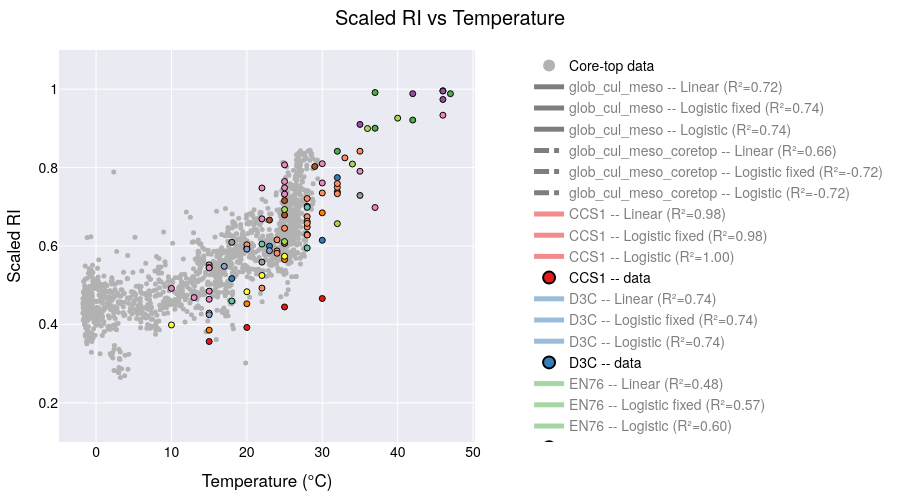

The code cell stored with this chart in its notebook:
### Code cell
def logistic_fixed_upper(x, x0, k, b):
    return (1-b) / (1 + np.exp(-k * (x - x0))) + b

def logistic(x, x0, k, L, b):
    return L / (1 + np.exp(-k * (x - x0))) + b

# ─── prepare sample points ────────────────────────────────────────────────────
xx = np.linspace(-4, 50, 200)

# ─── filter & group your data ──────────────────────────────────────────────────
plot_data = culture_meso_df[culture_meso_df['Temperature'] < 50]
min_count = 2
groups = [g for g, df in plot_data.groupby('Strains_edited') if len(df) >= min_count]

# ─── build the figure with one trace per strain per model ─────────────────────
fig = go.Figure()

fig.add_trace(go.Scatter(
    x=coretop_da['t_sf2tc_avg'],
    y=coretop_da['scaledRI_median'],
    mode='markers',
    marker=dict(color='rgba(178,178,178,1.000)', size=5),
    name='Core-top data',
    showlegend=True   # you can allow toggling it via legend if you like
))
core_idx = 0  # index of this core-top trace

# ─── add global fits ────────────────────────────────────────────────
X_all = plot_data['Temperature'].values.reshape(-1,1)
y_all = plot_data['scaledRI'].values

# -- Linear fit --
ols_all = LinearRegression().fit(X_all, y_all)
y_lin_all = ols_all.predict(xx.reshape(-1,1))


# -- Logistic fixed upper --
p0f = [25, 0.1, 0.1]
bf = (0, [50,1,1])
popt_f_all, _ = curve_fit(logistic_fixed_upper, plot_data['Temperature'], plot_data['scaledRI'], p0=p0f, bounds=bf)
y_logif_all = logistic_fixed_upper(xx, *popt_f_all)
r2_logif_all = 1 - np.var(plot_data['scaledRI'] - logistic_fixed_upper(plot_data['Temperature'], *popt_f_all)) / np.var(plot_data['scaledRI'])

# -- Full logistic --
p0_all = [25,0.1,0.1,0.1]
bnd_all = (0, [50,1,1,1])
popt_all, _ = curve_fit(logistic, plot_data['Temperature'], plot_data['scaledRI'], p0=p0_all, bounds=bnd_all)
y_logi_all = logistic(xx, *popt_all)
r2_logi_all = 1 - np.var(plot_data['scaledRI'] - logistic(plot_data['Temperature'], *popt_all)) / np.var(plot_data['scaledRI'])

## add global fits to figure
for model, y, r2 in [
    ("Linear", y_lin_all, ols_all.score(X_all, y_all)),
    ("Logistic fixed", y_logif_all, r2_logif_all),
    ("Logistic", y_logi_all, r2_logi_all)
]:
    fig.add_trace(go.Scatter(
        x=xx, y=y,
        mode='lines',
        name=f"glob_cul_meso -- {model} (R²={r2:.2f})",
        visible=True
    ))

### add X_all and y_all with coretop data and fit the glob_cul_meso_coretop
X_all_full = np.concatenate((coretop_da['t_sf2tc_avg'].values.reshape(-1,1), plot_data['Temperature'].values.reshape(-1,1)))
y_all_full = np.concatenate((coretop_da['scaledRI_median'].values, plot_data['scaledRI'].values))

# -- Linear fit --
ols_all_full = LinearRegression().fit(X_all_full, y_all_full)
y_lin_all_full = ols_all_full.predict(xx.reshape(-1,1))
# -- Logistic fixed upper --
p0f_full = [25, 0.1, 0.1]
bf_full = (0, [50,1,1])
popt_f_all_full, _ = curve_fit(logistic_fixed_upper, np.squeeze(X_all_full), y_all_full, p0=p0f_full, bounds=bf_full)
y_logif_all_full = logistic_fixed_upper(xx, *popt_f_all_full)
r2_logif_all_full = 1 - np.var(y_all_full - logistic_fixed_upper(X_all_full, *popt_f_all_full)) / np.var(y_all_full)
# -- Full logistic --
p0_all_full = [25,0.1,0.1,0.1]
bnd_all_full = (0, [50,1,1,1])
popt_all_full, _ = curve_fit(logistic, np.squeeze(X_all_full), y_all_full, p0=p0_all_full, bounds=bnd_all_full)
y_logi_all_full = logistic(xx, *popt_all_full)
r2_logi_all_full = 1 - np.var(y_all_full - logistic(X_all_full, *popt_all_full)) / np.var(y_all_full)
## add global fits to figure
for model, y, r2 in [
    ("Linear", y_lin_all_full, ols_all_full.score(X_all_full, y_all_full)),
    ("Logistic fixed", y_logif_all_full, r2_logif_all_full),
    ("Logistic", y_logi_all_full, r2_logi_all_full)
]:
    fig.add_trace(go.Scatter(
        x=xx, y=y,
        mode='lines',
        name=f"glob_cul_meso_coretop -- {model} (R²={r2:.2f})",
        visible=True
    ))
    
# ─── add all your strain traces ───────────────────────────
for strain in groups:
    df = plot_data[plot_data['Strains_edited'] == strain]
    X = df['Temperature'].values.reshape(-1,1)
    y = df['scaledRI'].values
    
    # -- Linear fit --
    ols = LinearRegression().fit(X, y)
    y_lin = ols.predict(xx.reshape(-1,1))
    fig.add_trace(go.Scatter(
        x=xx, y=y_lin, 
        mode='lines',
        name=f"{strain} -- Linear (R²={ols.score(X,y):.2f})",
        visible=(strain == groups[0])  # only first strain visible initially
    ))
    
    # -- Logistic fixed upper --
    p0f = [25, 0.1, 0.1]
    bf = (0, [50,1,1])
    popt_f, _ = curve_fit(logistic_fixed_upper, df['Temperature'], df['scaledRI'], p0=p0f, bounds=bf)
    y_logf = logistic_fixed_upper(xx, *popt_f)
    r2_f = 1 - np.var(df['scaledRI'] - logistic_fixed_upper(df['Temperature'], *popt_f)) / np.var(df['scaledRI'])
    fig.add_trace(go.Scatter(
        x=xx, y=y_logf,
        mode='lines',
        name=f"{strain} -- Logistic fixed (R²={r2_f:.2f})",
        visible=False
    ))
    
    # -- Full logistic --
    p0 = [25,0.1,0.1,0.1]
    bnd = (0, [50,1,1,1])
    popt, _ = curve_fit(logistic, df['Temperature'], df['scaledRI'], p0=p0, bounds=bnd)
    y_log = logistic(xx, *popt)
    r2 = 1 - np.var(df['scaledRI'] - logistic(df['Temperature'], *popt)) / np.var(df['scaledRI'])
    fig.add_trace(go.Scatter(
        x=xx, y=y_log,
        mode='lines',
        name=f"{strain} -- Logistic (R²={r2:.2f})",
        visible=False
    ))
    
    # -- Always-on scatter of raw data --
    fig.add_trace(go.Scatter(
        x=df['Temperature'], y=df['scaledRI'],
        mode='markers',
        marker=dict(size=6, line=dict(width=1, color='black')),
        name=f"{strain} -- data",
        visible=True
    ))
# build a mapping strain → color
palette1 = px.colors.qualitative.Set1
palette2 = px.colors.qualitative.Set2

# make one long list
all_colors = palette1 + palette2

# then map strains in order
strain_colors = {
    strain: all_colors[i % len(all_colors)]
    for i, strain in enumerate(groups)
}

# now loop through all traces
for trace in fig.data:
    # The “cultures + mesocosm only” global fit
    if trace.name.startswith("glob_cul_meso --"):
        trace.update(line=dict(
            color="black",   # pick any CSS name or hex code
            dash="solid",        # “solid”, “dash”, “dot”, “dashdot”, etc
            width=4              # thicker line
        ))

    # The “cultures + mesocosm + coretop” global fit
    elif trace.name.startswith("glob_cul_meso_coretop --"):
        trace.update(line=dict(
            color="black",
            dash="dashdot",
            width=3
        ))
        
    # skip the core-top (and any other truly global or background traces)
    elif trace.name == "Core-top data":
        continue

    # split off the strain name (everything before the “ – ”)
    strain = trace.name.split(" -- ")[0]

    # pick a color: if it’s one of our strains, use its palette color;
    # otherwise (e.g. “Global”) fall back to black or whatever you like
    col = strain_colors.get(strain, "black")

    # apply to both marker & line
    trace.update(
        marker=dict(color=col),
        line=dict(color=col)
    )



# Hide all line traces (fits) by default, leave markers visible
for trace in fig.data:
    if "lines" in trace.mode:
        trace.visible = "legendonly"
    else:
        trace.visible = True

# # Make “raw data” the initial visibility state:
# for tr in fig.data:
#     if tr.name == "Core-top data" or tr.name.endswith("-- data"):
#         tr.visible = True
#     else:
#         tr.visible = False
        


# reposition the model‐dropdown as a vertical nav bar on the left
fig.update_layout(

    autosize=False,     # turn off responsive “fill the container”
    width=900,          # fixed pixel width
    height=500,         # fixed pixel height
    margin=dict(l=40, r=40, t=50, b=40),

    title="Scaled RI vs Temperature",
    xaxis_title="Temperature (°C)",
    yaxis_title="Scaled RI",
    
    yaxis=dict(
        range=[0.1, 1.1],
        autorange=False    # turn off auto‐scaling
    ),

    # put the legend also on the left, so users can click each strain on/off
    legend=dict(
        traceorder="normal",
        orientation="v",
        x=1.13,      # just inside the left margin
        y=0.5,
        xanchor="left",
        yanchor="middle",
        itemsizing="constant"
    ),
    template='seaborn',
    font=dict(
        family="TeX Gyre Heros",
        size=14,
        color="black"
    ),
    
)

# lock X/Y so the units match (remove if you don’t want a 1:1 scale)
fig.update_xaxes(constrain='domain')            # keep the X‐axis from expanding

# set a default
# fig.update_layout(template="plotly_white")

fig.show()

# in your Python script / notebook:
fig.write_html(
  os.path.join(local_github_path, 'html_figures', 'scaledRI_vs_Temperature.html'),
  include_plotlyjs="cdn",   # pull Plotly.js from the CDN
  full_html=False           # only the <div>+<script>—no <html>/<body> wrapper
)

### Figure 1 — Plotly figure (JSON) as saved in the notebook; plotly's stock layout.template omitted (floating-point values rounded to 4 significant figures; data arrays with more than 128 entries replaced by an {"elided": "..."} marker saying what was removed)
{"data": [{"marker": {"color": "rgba(178,178,178,1.000)", "size": 5}, "mode": "markers", "name": "Core-top data", "showlegend": true, "type": "scatter", "visible": true, "x": {"elided": "1479 float values"}, "y": {"elided": "1479 float values"}}, {"line": {"color": "black", "dash": "solid", "width": 4}, "marker": {"color": "black"}, "mode": "lines", "name": "glob_cul_meso -- Linear (R²=0.72)", "type": "scatter", "visible": "legendonly", "x": {"elided": "200 float values"}, "y": {"elided": "200 float values"}}, {"line": {"color": "black", "dash": "solid", "width": 4}, "marker": {"color": "black"}, "mode": "lines", "name": "glob_cul_meso -- Logistic fixed (R²=0.74)", "type": "scatter", "visible": "legendonly", "x": {"elided": "200 float values"}, "y": {"elided": "200 float values"}}, {"line": {"color": "black", "dash": "solid", "width": 4}, "marker": {"color": "black"}, "mode": "lines", "name": "glob_cul_meso -- Logistic (R²=0.74)", "type": "scatter", "visible": "legendonly", "x": {"elided": "200 float values"}, "y": {"elided": "200 float values"}}, {"line": {"color": "black", "dash": "dashdot", "width": 3}, "marker": {"color": "black"}, "mode": "lines", "name": "glob_cul_meso_coretop -- Linear (R²=0.66)", "type": "scatter", "visible": "legendonly", "x": {"elided": "200 float values"}, "y": {"elided": "200 float values"}}, {"line": {"color": "black", "dash": "dashdot", "width": 3}, "marker": {"color": "black"}, "mode": "lines", "name": "glob_cul_meso_coretop -- Logistic fixed (R²=-0.72)", "type": "scatter", "visible": "legendonly", "x": {"elided": "200 float values"}, "y": {"elided": "200 float values"}}, {"line": {"color": "black", "dash": "dashdot", "width": 3}, "marker": {"color": "black"}, "mode": "lines", "name": "glob_cul_meso_coretop -- Logistic (R²=-0.72)", "type": "scatter", "visible": "legendonly", "x": {"elided": "200 float values"}, "y": {"elided": "200 float values"}}, {"line": {"color": "rgb(228,26,28)"}, "marker": {"color": "rgb(228,26,28)"}, "mode": "lines", "name": "CCS1 -- Linear (R²=0.98)", "type": "scatter", "visible": "legendonly", "x": {"elided": "200 float values"}, "y": {"elided": "200 float values"}}, {"line": {"color": "rgb(228,26,28)"}, "marker": {"color": "rgb(228,26,28)"}, "mode": "lines", "name": "CCS1 -- Logistic fixed (R²=0.98)", "type": "scatter", "visible": "legendonly", "x": {"elided": "200 float values"}, "y": {"elided": "200 float values"}}, {"line": {"color": "rgb(228,26,28)"}, "marker": {"color": "rgb(228,26,28)"}, "mode": "lines", "name": "CCS1 -- Logistic (R²=1.00)", "type": "scatter", "visible": "legendonly", "x": {"elided": "200 float values"}, "y": {"elided": "200 float values"}}, {"line": {"color": "rgb(228,26,28)"}, "marker": {"color": "rgb(228,26,28)", "line": {"color": "black", "width": 1}, "size": 6}, "mode": "markers", "name": "CCS1 -- data", "type": "scatter", "visible": true, "x": [15, 20, 25, 30], "y": [0.3564, 0.3923, 0.4445, 0.4661]}, {"line": {"color": "rgb(55,126,184)"}, "marker": {"color": "rgb(55,126,184)"}, "mode": "lines", "name": "D3C -- Linear (R²=0.74)", "type": "scatter", "visible": "legendonly", "x": {"elided": "200 float values"}, "y": {"elided": "200 float values"}}, {"line": {"color": "rgb(55,126,184)"}, "marker": {"color": "rgb(55,126,184)"}, "mode": "lines", "name": "D3C -- Logistic fixed (R²=0.74)", "type": "scatter", "visible": "legendonly", "x": {"elided": "200 float values"}, "y": {"elided": "200 float values"}}, {"line": {"color": "rgb(55,126,184)"}, "marker": {"color": "rgb(55,126,184)"}, "mode": "lines", "name": "D3C -- Logistic (R²=0.74)", "type": "scatter", "visible": "legendonly", "x": {"elided": "200 float values"}, "y": {"elided": "200 float values"}}, {"line": {"color": "rgb(55,126,184)"}, "marker": {"color": "rgb(55,126,184)", "line": {"color": "black", "width": 1}, "size": 6}, "mode": "markers", "name": "D3C -- data", "type": "scatter", "visible": true, "x": [30, 18, 23, 28, 32], "y": [0.6146, 0.517, 0.5995, 0.7015, 0.7745]}, {"line": {"color": "rgb(77,175,74)"}, "marker": {"color": "rgb(77,175,74)"}, "mode": "lines", "name": "EN76 -- Linear (R²=0.48)", "type": "scatter", "visible": "legendonly", "x": {"elided": "200 float values"}, "y": {"elided": "200 float values"}}, {"line": {"color": "rgb(77,175,74)"}, "marker": {"color": "rgb(77,175,74)"}, "mode": "lines", "name": "EN76 -- Logistic fixed (R²=0.57)", "type": "scatter", "visible": "legendonly", "x": {"elided": "200 float values"}, "y": {"elided": "200 float values"}}, {"line": {"color": "rgb(77,175,74)"}, "marker": {"color": "rgb(77,175,74)"}, "mode": "lines", "name": "EN76 -- Logistic (R²=0.60)", "type": "scatter", "visible": "legendonly", "x": {"elided": "200 float values"}, "y": {"elided": "200 float values"}}, {"line": {"color": "rgb(77,175,74)"}, "marker": {"color": "rgb(77,175,74)", "line": {"color": "black", "width": 1}, "size": 6}, "mode": "markers", "name": "EN76 -- data", "type": "scatter", "visible": true, "x": [37, 32, 37, 42, 47], "y": [0.9915, 0.8416, 0.9005, 0.9212, 0.9886]}, {"line": {"color": "rgb(152,78,163)"}, "marker": {"color": "rgb(152,78,163)"}, "mode": "lines", "name": "Ga9.2 -- Linear (R²=0.81)", "type": "scatter", "visible": "legendonly", "x": {"elided": "200 float values"}, "y": {"elided": "200 float values"}}, {"line": {"color": "rgb(152,78,163)"}, "marker": {"color": "rgb(152,78,163)"}, "mode": "lines", "name": "Ga9.2 -- Logistic fixed (R²=0.92)", "type": "scatter", "visible": "legendonly", "x": {"elided": "200 float values"}, "y": {"elided": "200 float values"}}, {"line": {"color": "rgb(152,78,163)"}, "marker": {"color": "rgb(152,78,163)"}, "mode": "lines", "name": "Ga9.2 -- Logistic (R²=0.94)", "type": "scatter", "visible": "legendonly", "x": {"elided": "200 float values"}, "y": {"elided": "200 float values"}}, {"line": {"color": "rgb(152,78,163)"}, "marker": {"color": "rgb(152,78,163)", "line": {"color": "black", "width": 1}, "size": 6}, "mode": "markers", "name": "Ga9.2 -- data", "type": "scatter", "visible": true, "x": [35, 46, 46, 42, 46], "y": [0.9102, 0.9737, 0.996, 0.9885, 0.9952]}, {"line": {"color": "rgb(255,127,0)"}, "marker": {"color": "rgb(255,127,0)"}, "mode": "lines", "name": "HCA1 -- Linear (R²=0.99)", "type": "scatter", "visible": "legendonly", "x": {"elided": "200 float values"}, "y": {"elided": "200 float values"}}, {"line": {"color": "rgb(255,127,0)"}, "marker": {"color": "rgb(255,127,0)"}, "mode": "lines", "name": "HCA1 -- Logistic fixed (R²=1.00)", "type": "scatter", "visible": "legendonly", "x": {"elided": "200 float values"}, "y": {"elided": "200 float values"}}, {"line": {"color": "rgb(255,127,0)"}, "marker": {"color": "rgb(255,127,0)"}, "mode": "lines", "name": "HCA1 -- Logistic (R²=1.00)", "type": "scatter", "visible": "legendonly", "x": {"elided": "200 float values"}, "y": {"elided": "200 float values"}}, {"line": {"color": "rgb(255,127,0)"}, "marker": {"color": "rgb(255,127,0)", "line": {"color": "black", "width": 1}, "size": 6}, "mode": "markers", "name": "HCA1 -- data", "type": "scatter", "visible": true, "x": [15, 20, 25, 30], "y": [0.3853, 0.4526, 0.5653, 0.6846]}, {"line": {"color": "rgb(255,255,51)"}, "marker": {"color": "rgb(255,255,51)"}, "mode": "lines", "name": "HCE1 -- Linear (R²=0.95)", "type": "scatter", "visible": "legendonly", "x": {"elided": "200 float values"}, "y": {"elided": "200 float values"}}, {"line": {"color": "rgb(255,255,51)"}, "marker": {"color": "rgb(255,255,51)"}, "mode": "lines", "name": "HCE1 -- Logistic fixed (R²=1.00)", "type": "scatter", "visible": "legendonly", "x": {"elided": "200 float values"}, "y": {"elided": "200 float values"}}, {"line": {"color": "rgb(255,255,51)"}, "marker": {"color": "rgb(255,255,51)"}, "mode": "lines", "name": "HCE1 -- Logistic (R²=1.00)", "type": "scatter", "visible": "legendonly", "x": {"elided": "200 float values"}, "y": {"elided": "200 float values"}}, {"line": {"color": "rgb(255,255,51)"}, "marker": {"color": "rgb(255,255,51)", "line": {"color": "black", "width": 1}, "size": 6}, "mode": "markers", "name": "HCE1 -- data", "type": "scatter", "visible": true, "x": [10, 15, 20, 22, 25], "y": [0.3986, 0.4287, 0.4833, 0.5249, 0.5738]}, {"line": {"color": "rgb(166,86,40)"}, "marker": {"color": "rgb(166,86,40)"}, "mode": "lines", "name": "MY1T -- Linear (R²=0.59)", "type": "scatter", "visible": "legendonly", "x": {"elided": "200 float values"}, "y": {"elided": "200 float values"}}, {"line": {"color": "rgb(166,86,40)"}, "marker": {"color": "rgb(166,86,40)"}, "mode": "lines", "name": "MY1T -- Logistic fixed (R²=0.61)", "type": "scatter", "visible": "legendonly", "x": {"elided": "200 float values"}, "y": {"elided": "200 float values"}}, {"line": {"color": "rgb(166,86,40)"}, "marker": {"color": "rgb(166,86,40)"}, "mode": "lines", "name": "MY1T -- Logistic (R²=0.67)", "type": "scatter", "visible": "legendonly", "x": {"elided": "200 float values"}, "y": {"elided": "200 float values"}}, {"line": {"color": "rgb(166,86,40)"}, "marker": {"color": "rgb(166,86,40)", "line": {"color": "black", "width": 1}, "size": 6}, "mode": "markers", "name": "MY1T -- data", "type": "scatter", "visible": true, "x": [25, 25, 20, 23, 25, 29, 32], "y": [0.6068, 0.6791, 0.5948, 0.6661, 0.7158, 0.8028, 0.7381]}, {"line": {"color": "rgb(247,129,191)"}, "marker": {"color": "rgb(247,129,191)"}, "mode": "lines", "name": "N4 -- Linear (R²=1.00)", "type": "scatter", "visible": "legendonly", "x": {"elided": "200 float values"}, "y": {"elided": "200 float values"}}, {"line": {"color": "rgb(247,129,191)"}, "marker": {"color": "rgb(247,129,191)"}, "mode": "lines", "name": "N4 -- Logistic fixed (R²=1.00)", "type": "scatter", "visible": "legendonly", "x": {"elided": "200 float values"}, "y": {"elided": "200 float values"}}, {"line": {"color": "rgb(247,129,191)"}, "marker": {"color": "rgb(247,129,191)"}, "mode": "lines", "name": "N4 -- Logistic (R²=1.00)", "type": "scatter", "visible": "legendonly", "x": {"elided": "200 float values"}, "y": {"elided": "200 float values"}}, {"line": {"color": "rgb(247,129,191)"}, "marker": {"color": "rgb(247,129,191)", "line": {"color": "black", "width": 1}, "size": 6}, "mode": "markers", "name": "N4 -- data", "type": "scatter", "visible": true, "x": [37, 46], "y": [0.6981, 0.9337]}, {"line": {"color": "rgb(153,153,153)"}, "marker": {"color": "rgb(153,153,153)"}, "mode": "lines", "name": "NAOA2 -- Linear (R²=0.69)", "type": "scatter", "visible": "legendonly", "x": {"elided": "200 float values"}, "y": {"elided": "200 float values"}}, {"line": {"color": "rgb(153,153,153)"}, "marker": {"color": "rgb(153,153,153)"}, "mode": "lines", "name": "NAOA2 -- Logistic fixed (R²=0.88)", "type": "scatter", "visible": "legendonly", "x": {"elided": "200 float values"}, "y": {"elided": "200 float values"}}, {"line": {"color": "rgb(153,153,153)"}, "marker": {"color": "rgb(153,153,153)"}, "mode": "lines", "name": "NAOA2 -- Logistic (R²=0.92)", "type": "scatter", "visible": "legendonly", "x": {"elided": "200 float values"}, "y": {"elided": "200 float values"}}, {"line": {"color": "rgb(153,153,153)"}, "marker": {"color": "rgb(153,153,153)", "line": {"color": "black", "width": 1}, "size": 6}, "mode": "markers", "name": "NAOA2 -- data", "type": "scatter", "visible": true, "x": [18, 22, 28, 35, 28], "y": [0.6094, 0.5589, 0.6294, 0.7289, 0.6288]}, {"line": {"color": "rgb(102,194,165)"}, "marker": {"color": "rgb(102,194,165)"}, "mode": "lines", "name": "NAOA6 -- Linear (R²=0.70)", "type": "scatter", "visible": "legendonly", "x": {"elided": "200 float values"}, "y": {"elided": "200 float values"}}, {"line": {"color": "rgb(102,194,165)"}, "marker": {"color": "rgb(102,194,165)"}, "mode": "lines", "name": "NAOA6 -- Logistic fixed (R²=0.70)", "type": "scatter", "visible": "legendonly", "x": {"elided": "200 float values"}, "y": {"elided": "200 float values"}}, {"line": {"color": "rgb(102,194,165)"}, "marker": {"color": "rgb(102,194,165)"}, "mode": "lines", "name": "NAOA6 -- Logistic (R²=0.81)", "type": "scatter", "visible": "legendonly", "x": {"elided": "200 float values"}, "y": {"elided": "200 float values"}}, {"line": {"color": "rgb(102,194,165)"}, "marker": {"color": "rgb(102,194,165)", "line": {"color": "black", "width": 1}, "size": 6}, "mode": "markers", "name": "NAOA6 -- data", "type": "scatter", "visible": true, "x": [18, 22, 28, 28], "y": [0.4598, 0.6049, 0.6988, 0.595]}, {"line": {"color": "rgb(252,141,98)"}, "marker": {"color": "rgb(252,141,98)"}, "mode": "lines", "name": "SCM1 -- Linear (R²=0.78)", "type": "scatter", "visible": "legendonly", "x": {"elided": "200 float values"}, "y": {"elided": "200 float values"}}, {"line": {"color": "rgb(252,141,98)"}, "marker": {"color": "rgb(252,141,98)"}, "mode": "lines", "name": "SCM1 -- Logistic fixed (R²=0.88)", "type": "scatter", "visible": "legendonly", "x": {"elided": "200 float values"}, "y": {"elided": "200 float values"}}, {"line": {"color": "rgb(252,141,98)"}, "marker": {"color": "rgb(252,141,98)"}, "mode": "lines", "name": "SCM1 -- Logistic (R²=0.88)", "type": "scatter", "visible": "legendonly", "x": {"elided": "200 float values"}, "y": {"elided": "200 float values"}}, {"line": {"color": "rgb(252,141,98)"}, "marker": {"color": "rgb(252,141,98)", "line": {"color": "black", "width": 1}, "size": 6}, "mode": "markers", "name": "SCM1 -- data", "type": "scatter", "visible": true, "x": [22, 25, 28, 28, 15, 20, 25, 30, 33, 35, 28, 24, 24, 24, 28, 28, 28, 32, 32, 32], "y": [0.4926, 0.6071, 0.6279, 0.6484, 0.5518, 0.6032, 0.6452, 0.7353, 0.8248, 0.8418, 0.721, 0.5875, 0.6157, 0.5815, 0.6749, 0.6629, 0.6577, 0.7496, 0.7593, 0.7333]}, {"line": {"color": "rgb(141,160,203)"}, "marker": {"color": "rgb(141,160,203)"}, "mode": "lines", "name": "SPOT1 -- Linear (R²=0.70)", "type": "scatter", "visible": "legendonly", "x": {"elided": "200 float values"}, "y": {"elided": "200 float values"}}, {"line": {"color": "rgb(141,160,203)"}, "marker": {"color": "rgb(141,160,203)"}, "mode": "lines", "name": "SPOT1 -- Logistic fixed (R²=0.71)", "type": "scatter", "visible": "legendonly", "x": {"elided": "200 float values"}, "y": {"elided": "200 float values"}}, {"line": {"color": "rgb(141,160,203)"}, "marker": {"color": "rgb(141,160,203)"}, "mode": "lines", "name": "SPOT1 -- Logistic (R²=1.00)", "type": "scatter", "visible": "legendonly", "x": {"elided": "200 float values"}, "y": {"elided": "200 float values"}}, {"line": {"color": "rgb(141,160,203)"}, "marker": {"color": "rgb(141,160,203)", "line": {"color": "black", "width": 1}, "size": 6}, "mode": "markers", "name": "SPOT1 -- data", "type": "scatter", "visible": true, "x": [15, 17, 20, 23], "y": [0.4247, 0.5481, 0.5921, 0.588]}, {"line": {"color": "rgb(231,138,195)"}, "marker": {"color": "rgb(231,138,195)"}, "mode": "lines", "name": "mesocosm - North Sea -- Linear (R²=0.84)", "type": "scatter", "visible": "legendonly", "x": {"elided": "200 float values"}, "y": {"elided": "200 float values"}}, {"line": {"color": "rgb(231,138,195)"}, "marker": {"color": "rgb(231,138,195)"}, "mode": "lines", "name": "mesocosm - North Sea -- Logistic fixed (R²=0.88)", "type": "scatter", "visible": "legendonly", "x": {"elided": "200 float values"}, "y": {"elided": "200 float values"}}, {"line": {"color": "rgb(231,138,195)"}, "marker": {"color": "rgb(231,138,195)"}, "mode": "lines", "name": "mesocosm - North Sea -- Logistic (R²=0.95)", "type": "scatter", "visible": "legendonly", "x": {"elided": "200 float values"}, "y": {"elided": "200 float values"}}, {"line": {"color": "rgb(231,138,195)"}, "marker": {"color": "rgb(231,138,195)", "line": {"color": "black", "width": 1}, "size": 6}, "mode": "markers", "name": "mesocosm - North Sea -- data", "type": "scatter", "visible": true, "x": [10, 15, 15, 22, 25, 25, 30, 35, 13, 15, 15, 22, 25, 25, 30], "y": [0.4919, 0.4848, 0.4641, 0.748, 0.7646, 0.807, 0.7608, 0.7907, 0.4685, 0.5451, 0.5441, 0.6693, 0.7485, 0.7323, 0.8099]}, {"line": {"color": "rgb(166,216,84)"}, "marker": {"color": "rgb(166,216,84)"}, "mode": "lines", "name": "mesocosm - Seychelles -- Linear (R²=0.78)", "type": "scatter", "visible": "legendonly", "x": {"elided": "200 float values"}, "y": {"elided": "200 float values"}}, {"line": {"color": "rgb(166,216,84)"}, "marker": {"color": "rgb(166,216,84)"}, "mode": "lines", "name": "mesocosm - Seychelles -- Logistic fixed (R²=0.89)", "type": "scatter", "visible": "legendonly", "x": {"elided": "200 float values"}, "y": {"elided": "200 float values"}}, {"line": {"color": "rgb(166,216,84)"}, "marker": {"color": "rgb(166,216,84)"}, "mode": "lines", "name": "mesocosm - Seychelles -- Logistic (R²=0.95)", "type": "scatter", "visible": "legendonly", "x": {"elided": "200 float values"}, "y": {"elided": "200 float values"}}, {"line": {"color": "rgb(166,216,84)"}, "marker": {"color": "rgb(166,216,84)", "line": {"color": "black", "width": 1}, "size": 6}, "mode": "markers", "name": "mesocosm - Seychelles -- data", "type": "scatter", "visible": true, "x": [25, 25, 32, 34, 36, 40], "y": [0.6113, 0.6931, 0.657, 0.809, 0.8997, 0.9262]}], "layout": {"autosize": false, "font": {"color": "black", "family": "TeX Gyre Heros", "size": 14}, "height": 500, "legend": {"itemsizing": "constant", "orientation": "v", "traceorder": "normal", "x": 1.13, "xanchor": "left", "y": 0.5, "yanchor": "middle"}, "margin": {"b": 40, "l": 40, "r": 40, "t": 50}, "title": {"text": "Scaled RI vs Temperature"}, "width": 900, "xaxis": {"constrain": "domain", "title": {"text": "Temperature (°C)"}}, "yaxis": {"autorange": false, "range": [0.1, 1.1], "title": {"text": "Scaled RI"}}}}
